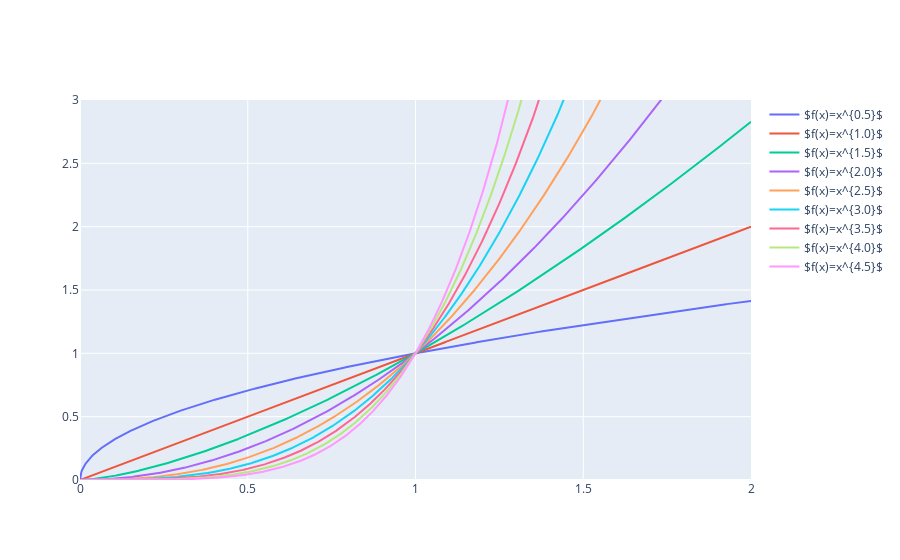

Notebook cell for this chart:
### Markdown cell above
\begin{equation} \boxed{f: [0,\infty) \rightarrow \mathbb{R}, \quad f(x)=x^{\frac{n}{m}}}\end{equation}
mit $n, m\in \mathbb{N}$ ist eine Potenzfunktion mit rationalem Exponenten, denn $\frac{n}{m}\in \mathbb{Q}$.

**Beispiel**

$f(x) = x^{3/2}$ liegt "zwischen" der Potenzfunktion für $n=1$ (Gerade) und der für $n=2$ (Parabel).

**Eigenschaften**

$x^{n/m}=(x^{1/m})^n=\left(\sqrt[m]{x}\right)^n$ und $x^{n/m}=(x^n)^{1/m}=\sqrt[m]{x^n}$

### Code cell
x = np.linspace(0,2,1001)  # definiert das Plotintervall für x

n_list = np.array(range(1,10))/2  # definiert Liste von Potenzen (natürliche Zahlen)

traces = [go.Scatter(x=x, y=x**n, mode='lines', name='$f(x)=x^{{{}}}$'.format(n)) for n in n_list]
fig = go.Figure(data=traces)
fig.update_yaxes(range=[0, 3])  # limitiert den gezeigten Ausschnitt an Funktionswerten (y-Achse)

### Figure 1 — Plotly figure (JSON) as saved in the notebook; plotly's stock layout.template omitted (floating-point values rounded to 4 significant figures; data arrays with more than 128 entries replaced by an {"elided": "..."} marker saying what was removed)
{"data": [{"mode": "lines", "name": "$f(x)=x^{0.5}$", "type": "scatter", "x": {"elided": "1001 float values"}, "y": {"elided": "1001 float values"}}, {"mode": "lines", "name": "$f(x)=x^{1.0}$", "type": "scatter", "x": {"elided": "1001 float values"}, "y": {"elided": "1001 float values"}}, {"mode": "lines", "name": "$f(x)=x^{1.5}$", "type": "scatter", "x": {"elided": "1001 float values"}, "y": {"elided": "1001 float values"}}, {"mode": "lines", "name": "$f(x)=x^{2.0}$", "type": "scatter", "x": {"elided": "1001 float values"}, "y": {"elided": "1001 float values"}}, {"mode": "lines", "name": "$f(x)=x^{2.5}$", "type": "scatter", "x": {"elided": "1001 float values"}, "y": {"elided": "1001 float values"}}, {"mode": "lines", "name": "$f(x)=x^{3.0}$", "type": "scatter", "x": {"elided": "1001 float values"}, "y": {"elided": "1001 float values"}}, {"mode": "lines", "name": "$f(x)=x^{3.5}$", "type": "scatter", "x": {"elided": "1001 float values"}, "y": {"elided": "1001 float values"}}, {"mode": "lines", "name": "$f(x)=x^{4.0}$", "type": "scatter", "x": {"elided": "1001 float values"}, "y": {"elided": "1001 float values"}}, {"mode": "lines", "name": "$f(x)=x^{4.5}$", "type": "scatter", "x": {"elided": "1001 float values"}, "y": {"elided": "1001 float values"}}], "layout": {"yaxis": {"range": [0, 3]}}}
